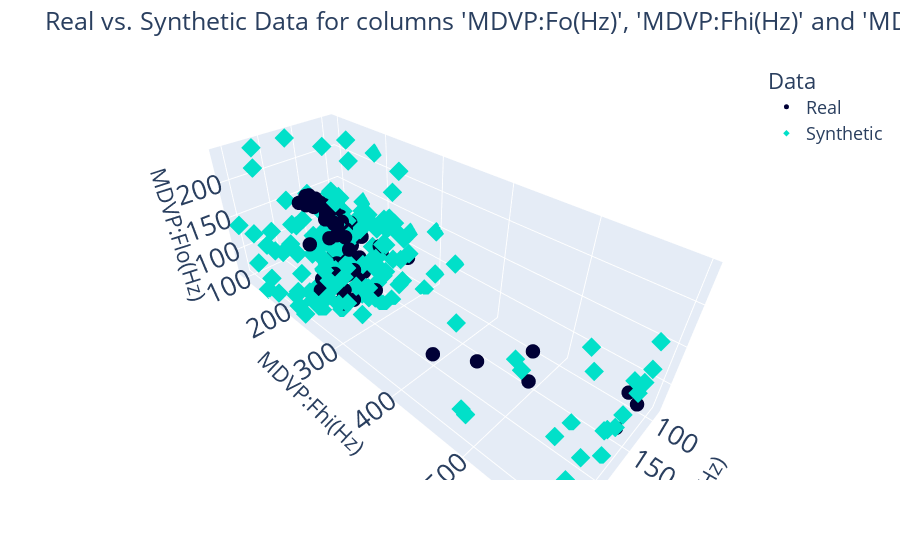

Write notebook code for a chart like this one.
### Markdown cell above
>Por lo que se ve el modelo no ha tenido suficiente tiempo como para aprender adecuadamente ya que la función de coste del generador no tiende a 0.

**Ahora vamos a comparar los datos sintéticos con los datos reales teniendo en cuenta las relaciones entre 3 campos consecutivos.**

### Code cell
PosCampoInicial = 1
compare_3d(DataPrincipal.iloc[:,PosCampoInicial:PosCampoInicial+3], DataSintetico.iloc[:,PosCampoInicial:PosCampoInicial+3]).show("vscode")

### Figure 1 — Plotly figure (JSON) as saved in the notebook; plotly's stock layout.template omitted (floating-point values rounded to 4 significant figures; data arrays with more than 128 entries replaced by an {"elided": "..."} marker saying what was removed)
{"data": [{"hovertemplate": "Data=Real<br>MDVP:Fo(Hz)=%{x}<br>MDVP:Fhi(Hz)=%{y}<br>MDVP:Flo(Hz)=%{z}<extra></extra>", "legendgroup": "Real", "marker": {"color": "#000036", "size": 5, "symbol": "circle"}, "mode": "markers", "name": "Real", "scene": "scene", "showlegend": true, "type": "scatter3d", "x": {"elided": "168 float values"}, "y": {"elided": "168 float values"}, "z": {"elided": "168 float values"}}, {"hovertemplate": "Data=Synthetic<br>MDVP:Fo(Hz)=%{x}<br>MDVP:Fhi(Hz)=%{y}<br>MDVP:Flo(Hz)=%{z}<extra></extra>", "legendgroup": "Synthetic", "marker": {"color": "#01E0C9", "size": 5, "symbol": "diamond"}, "mode": "markers", "name": "Synthetic", "scene": "scene", "showlegend": true, "type": "scatter3d", "x": {"elided": "150 float values"}, "y": {"elided": "150 float values"}, "z": {"elided": "150 float values"}}], "layout": {"font": {"size": 18}, "legend": {"title": {"text": "Data"}, "tracegroupgap": 0}, "margin": {"t": 60}, "plot_bgcolor": "#F5F5F8", "scene": {"domain": {"x": [0, 1], "y": [0, 1]}, "xaxis": {"title": {"text": "MDVP:Fo(Hz)"}}, "yaxis": {"title": {"text": "MDVP:Fhi(Hz)"}}, "zaxis": {"title": {"text": "MDVP:Flo(Hz)"}}}, "showlegend": true, "title": {"text": "Real vs. Synthetic Data for columns 'MDVP:Fo(Hz)', 'MDVP:Fhi(Hz)' and 'MDVP:Flo(Hz)'"}}}
